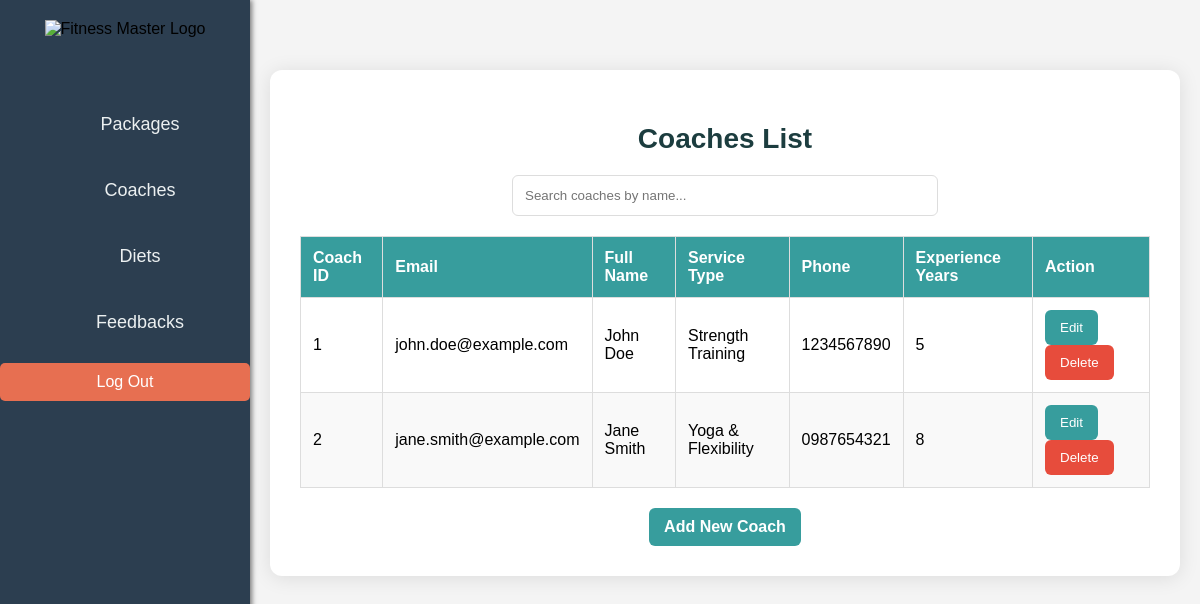
The page /viewCoaches.php (signed in) on the database as committed earlier.
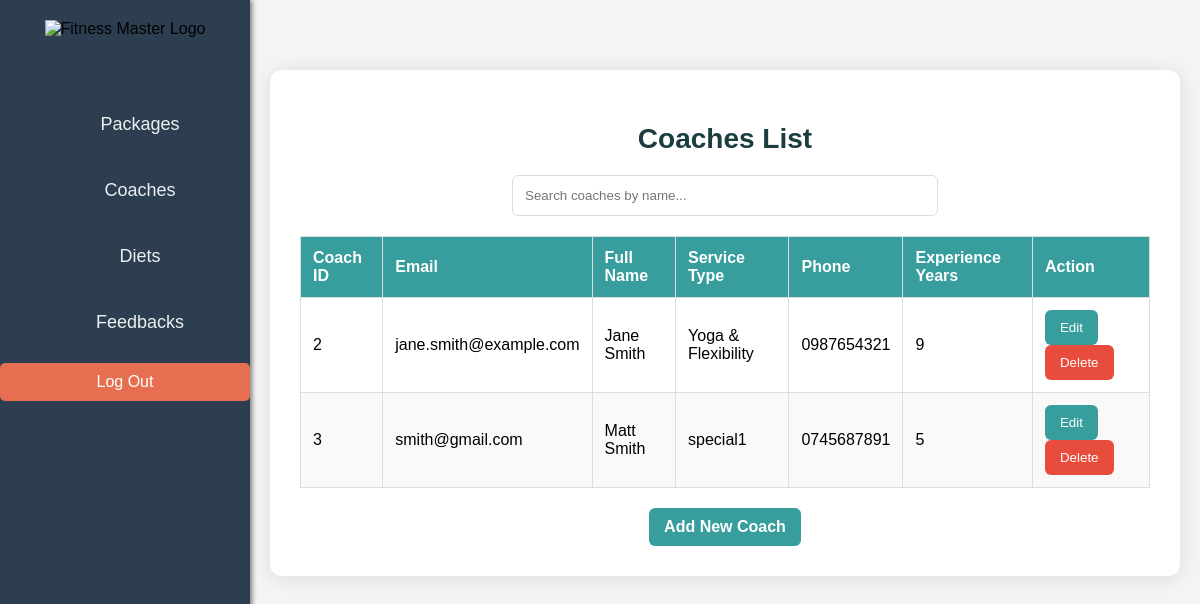
The same page on the database as committed later.
### tables this page shows
CREATE TABLE `coaches` (
  `coach_id` int(11) NOT NULL,
  `name` varchar(100) NOT NULL,
  `email` varchar(100) NOT NULL,
  `specialization` varchar(100) NOT NULL,
  `experience_years` int(11) NOT NULL,
  `bio` text DEFAULT NULL,
  `phone_number` varchar(20) DEFAULT NULL,
  `availability` varchar(100) DEFAULT NULL,
  `created_at` timestamp NOT NULL DEFAULT current_timestamp(),
  `updated_at` timestamp NOT NULL DEFAULT current_timestamp() ON UPDATE current_timestamp()
);

### viewCoaches.php (the view, shortened to what this page needs)
<?php
require('db.php');
$sql = "SELECT * FROM coaches";
$result = $con->query($sql);
include("sidebar.php");
?>
<!DOCTYPE html>
<html lang="en">
<head>
    <link rel="stylesheet" href="styles/viewCoaches.css">
</head>
<body>
    <div class="coaches-container">
        <h2>Coaches List</h2>
        <div class="search-bar">
            <input type="text" placeholder="Search coaches by name...">
        </div>
        <table class="coaches-table">
            <thead>
                <tr>
                    <th>Coach ID</th>
                    <th>Email</th>
                    <th>Full Name</th>
                    <th>Service Type</th>
                    <th>Phone</th>
                    <th>Experience Years</th>
                    <th>Action</th>
                </tr>
            </thead>
            <tbody>
                <?php while ($coach = $result->fetch_assoc()) : ?>
                <tr>
                    <td><?php echo htmlspecialchars($coach['coach_id']); ?></td>
                    <td><?php echo htmlspecialchars($coach['email']); ?></td>
                    <td><?php echo htmlspecialchars($coach['name']); ?></td>
                    <td><?php echo htmlspecialchars($coach['specialization']); ?></td>
                    <td><?php echo htmlspecialchars($coach['phone_number']); ?></td>
                    <td><?php echo htmlspecialchars($coach['experience_years']); ?></td>
                    <td>
    <button class="btn-edit"
        onclick="toggleEditForm(<?php echo htmlspecialchars(json_encode($coach)); ?>)">Edit</button>
    <button class="btn-delete"
        onclick="confirmDelete(<?php echo htmlspecialchars($coach['coach_id']); ?>)">Delete</button>
</td>
                </tr>
                <?php endwhile; ?>
            </tbody>
        </table>
        <button class="btn-add" onclick="toggleEditForm()">Add New Coach</button>
    </div>
</body>
</html>

Rows that differ between the two databases and show on the page:
removed coaches: coach_id "1", email "john.doe@example.com", name "John Doe", specialization "Strength Training", phone_number "1234567890", experience_years "5"
changed coaches "jane.smith@example.com": experience_years "8" → "9"
added coaches: coach_id "3", email "smith@gmail.com", name "Matt Smith", specialization "special1", phone_number "0745687891", experience_years "5"
